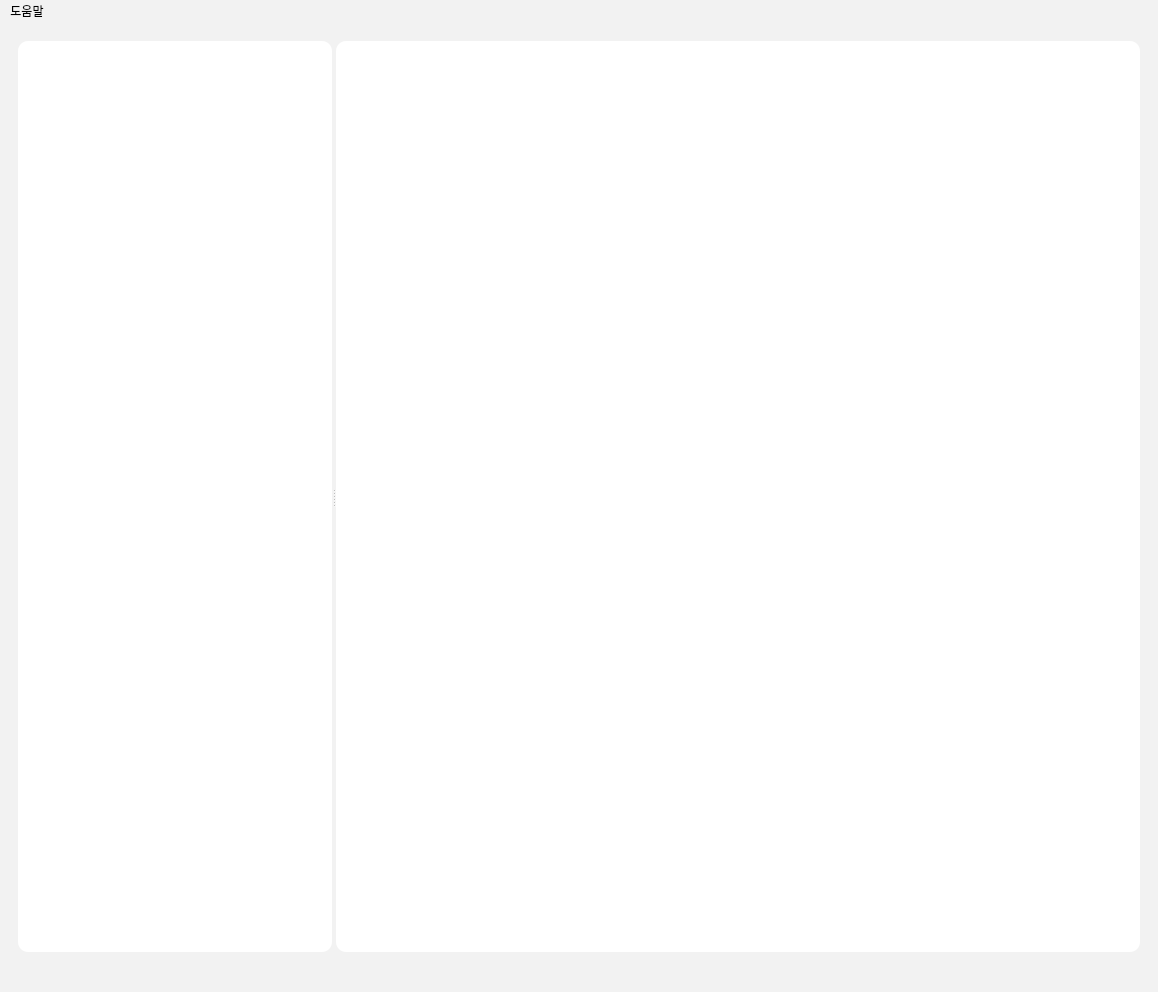
<?xml version="1.0" encoding="UTF-8"?>
<ui version="4.0">
 <class>MainWindow</class>
 <widget class="QMainWindow" name="MainWindow">
  <property name="enabled">
   <bool>true</bool>
  </property>
  <property name="geometry">
   <rect>
    <x>0</x>
    <y>0</y>
    <width>1158</width>
    <height>992</height>
   </rect>
  </property>
  <property name="windowTitle">
   <string>Image Viewer</string>
  </property>
  <property name="styleSheet">
   <string notr="true">background-color: rgb(242, 242, 242);</string>
  </property>
  <widget class="QWidget" name="centralwidget">
   <layout class="QGridLayout" name="gridLayout_2">
    <item row="0" column="0">
     <widget class="QStackedWidget" name="stackedWidget">
      <property name="frameShape">
       <enum>QFrame::NoFrame</enum>
      </property>
      <property name="currentIndex">
       <number>1</number>
      </property>
      <widget class="QWidget" name="page_3">
       <layout class="QVBoxLayout" name="verticalLayout">
        <item>
         <widget class="QFrame" name="frame_3">
          <property name="styleSheet">
           <string notr="true">background-color: rgb(251, 225, 208);

border-radius:10px;</string>
          </property>
          <property name="frameShape">
           <enum>QFrame::StyledPanel</enum>
          </property>
          <property name="frameShadow">
           <enum>QFrame::Raised</enum>
          </property>
         </widget>
        </item>
       </layout>
      </widget>
      <widget class="QWidget" name="page_4">
       <layout class="QGridLayout" name="gridLayout">
        <property name="leftMargin">
         <number>0</number>
        </property>
        <property name="topMargin">
         <number>0</number>
        </property>
        <property name="rightMargin">
         <number>0</number>
        </property>
        <property name="bottomMargin">
         <number>0</number>
        </property>
        <item row="0" column="0">
         <widget class="QWidget" name="widget" native="true">
          <layout class="QGridLayout" name="gridLayout_4">
           <item row="0" column="0">
            <widget class="QSplitter" name="splitter">
             <property name="orientation">
              <enum>Qt::Horizontal</enum>
             </property>
             <widget class="QFrame" name="frame">
              <property name="sizePolicy">
               <sizepolicy hsizetype="Preferred" vsizetype="Preferred">
                <horstretch>0</horstretch>
                <verstretch>0</verstretch>
               </sizepolicy>
              </property>
              <property name="minimumSize">
               <size>
                <width>314</width>
                <height>0</height>
               </size>
              </property>
              <property name="maximumSize">
               <size>
                <width>314</width>
                <height>16777215</height>
               </size>
              </property>
              <property name="styleSheet">
               <string notr="true">background-color: rgb(255, 255, 255);
border-radius:10px;
</string>
              </property>
              <property name="frameShape">
               <enum>QFrame::StyledPanel</enum>
              </property>
              <property name="frameShadow">
               <enum>QFrame::Raised</enum>
              </property>
             </widget>
             <widget class="QFrame" name="frame_2">
              <property name="styleSheet">
               <string notr="true">background-color: rgb(255, 255, 255);
border-radius:10px;</string>
              </property>
              <property name="frameShape">
               <enum>QFrame::StyledPanel</enum>
              </property>
              <property name="frameShadow">
               <enum>QFrame::Raised</enum>
              </property>
             </widget>
            </widget>
           </item>
          </layout>
         </widget>
        </item>
       </layout>
      </widget>
     </widget>
    </item>
   </layout>
  </widget>
  <widget class="QMenuBar" name="menubar">
   <property name="geometry">
    <rect>
     <x>0</x>
     <y>0</y>
     <width>1158</width>
     <height>17</height>
    </rect>
   </property>
   <widget class="QMenu" name="menu">
    <property name="title">
     <string>도움말</string>
    </property>
    <addaction name="actionAbout"/>
    <addaction name="separator"/>
    <addaction name="actionPrinter"/>
   </widget>
   <addaction name="menu"/>
  </widget>
  <widget class="QStatusBar" name="statusbar"/>
  <action name="actionAbout">
   <property name="text">
    <string>도움말</string>
   </property>
  </action>
  <action name="actionPrinter">
   <property name="text">
    <string>프린터</string>
   </property>
  </action>
 </widget>
 <resources/>
 <connections/>
</ui>
